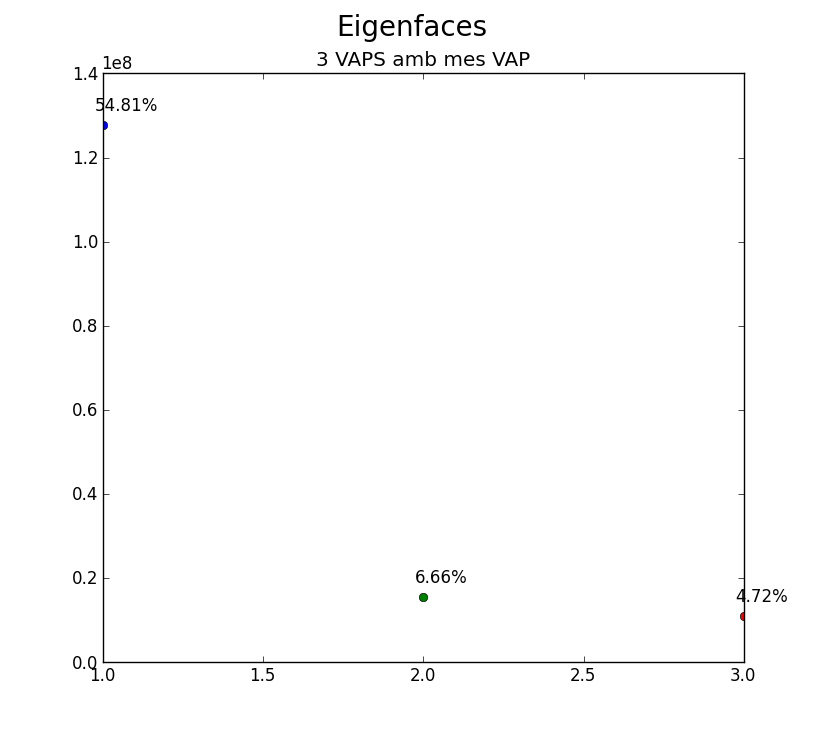

Python code for this plot:
from PIL import Image
from PIL import ImageOps
import matplotlib.pyplot as P
import numpy as np
import os

def get_imList():
    # obtenir el cami fins a les imatges
    path = os.getcwd()
    dirList = os.listdir(path + '/cares_practica')
    # construir una llista amb el cami complet als fitxers amb extensio jpg
    imList = []
    for fname in dirList:
        file_name, file_ext = fname.split('.')
        if file_ext == 'jpg':
            imList.append(path + '/cares_practica/' + file_name + '.' + file_ext)
    return imList

def get_imgSize(fitxer):
    # obrir la primera imatge i obtenir la grandaria en pixels
    z = Image.open(fitxer)
    # convertir la imatge a escala de grisos
    ImageOps.grayscale(z)
    im = np.array(z)
    return im.shape[0:2]

print "Activitat 3"
print ""

# llista amb les imatges
imList = get_imList()
NIM = len(imList)

# dimensio de les imatges, primera imatge
m, n = get_imgSize(imList[0])
NPIX = m * n

# crear una matriu de grandaria NIM x NPIX:
A = np.array([np.array(ImageOps.grayscale(Image.open(imList[i]))).flatten() for i in range(NIM)], 'f')

#######################
# PCA
#######################

# centrar les dades restant la mitjana
im_mitjana = A.mean(axis=0)
for i in range(NIM):
    A[i] -= im_mitjana
im_mitjana = im_mitjana.reshape(m, n)

# calcular PCA a partir de la descomposicio SVD de A
U, S, Vt = np.linalg.svd(A) # Vt.T = VEPS ordenats
SS = S * S.T # SS = VAPS ordenats

print "3 VAPS amb mes VAP:", SS[:3]
print "> Percentatge recontruccio:", format((sum(SS[:3]) / sum(SS)) * 100.0, '.2f'), '%'
print
print "2 VAPS amb mes VAP:", SS[:2]
print "> Percentatge recontruccio:", format((sum(SS[:2]) / sum(SS)) * 100.0, '.2f'), '%'

fig = P.figure()
fig.suptitle("Eigenfaces", fontsize=20)
fig_M1 = fig.add_subplot(1, 1, 1)
fig_M1.set_title("3 VAPS amb mes VAP")
for i in range(3):
    fig_M1.plot(i + 1, SS[i], 'o')
    fig_M1.annotate(format((SS[i] / sum(SS)) * 100.0, '.2f') + '%', xy=(i + 1, SS[i]), xycoords='data', xytext=(-5, 10), textcoords='offset points')

P.show()
